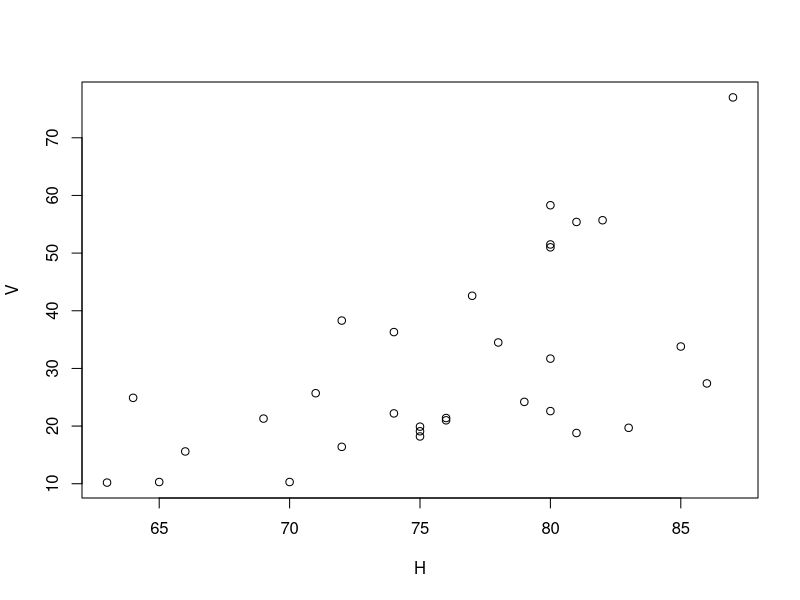
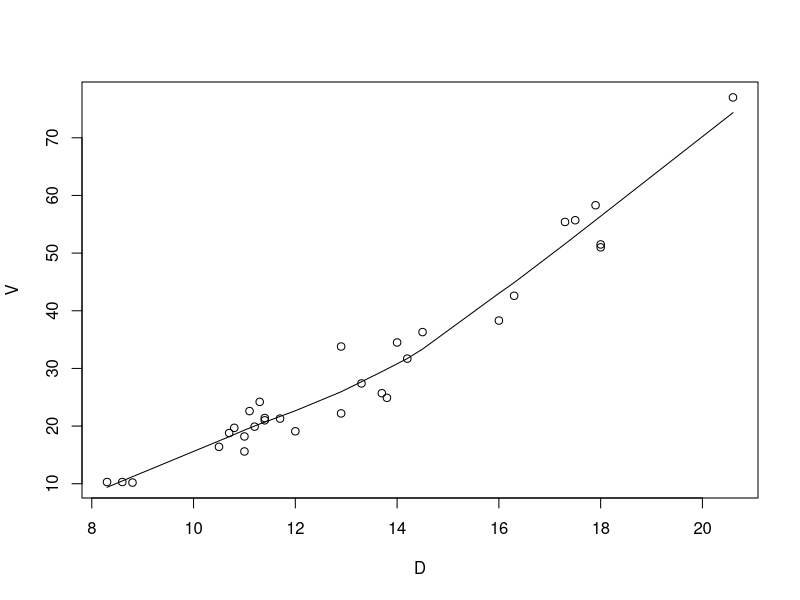
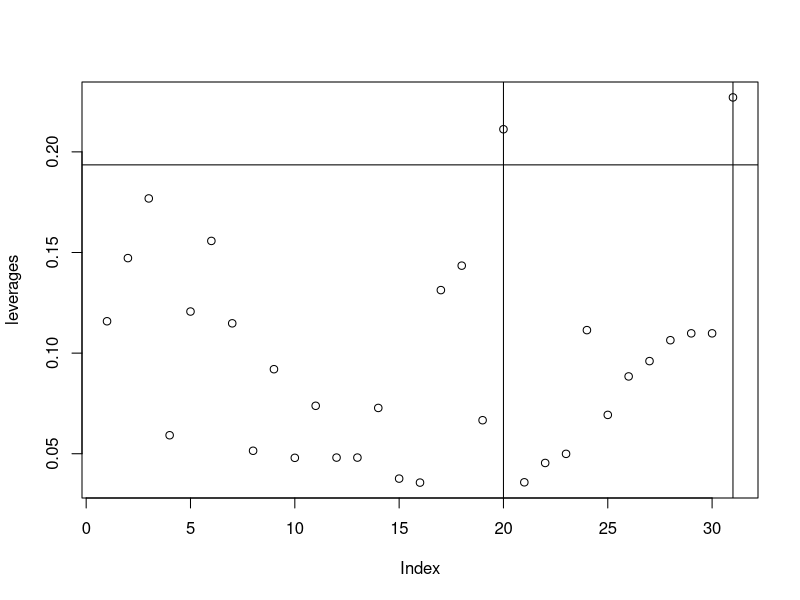
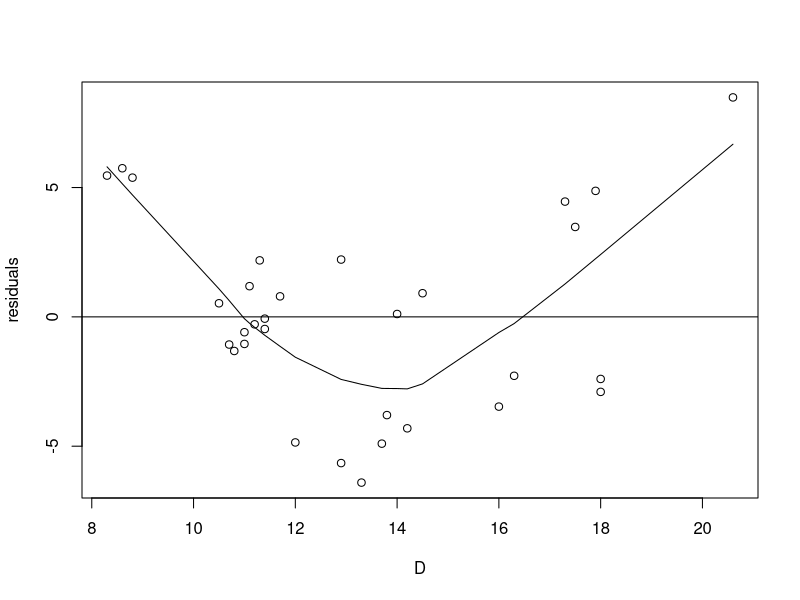
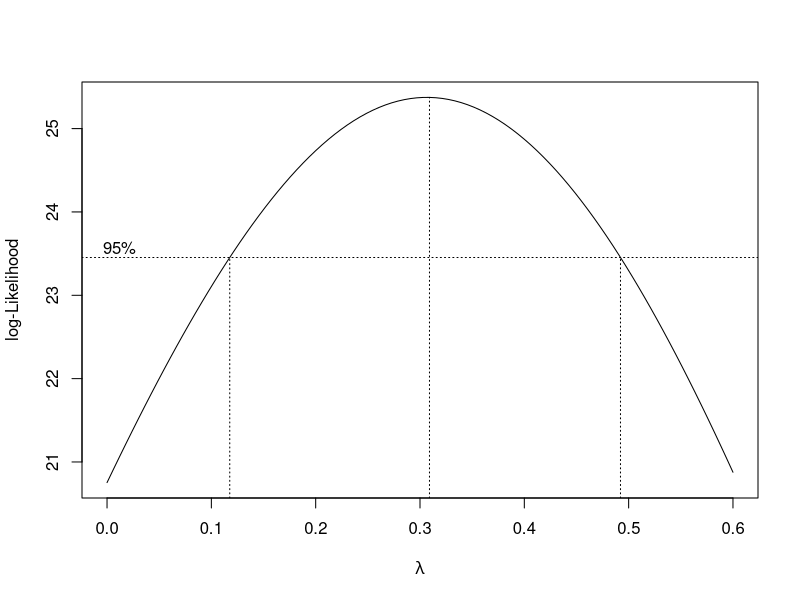
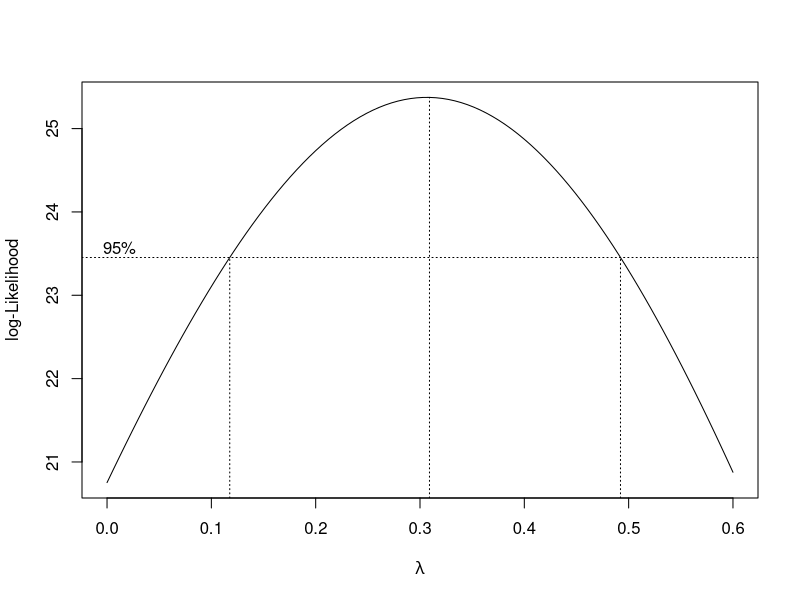
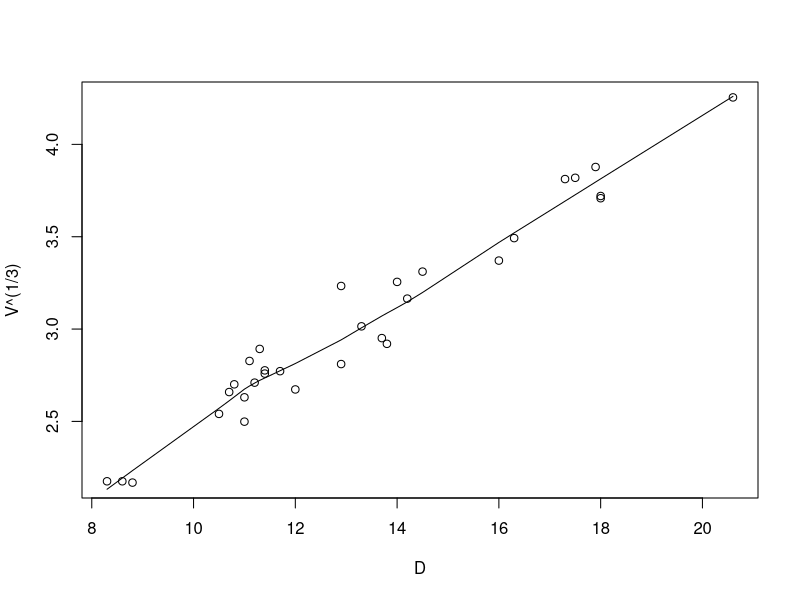
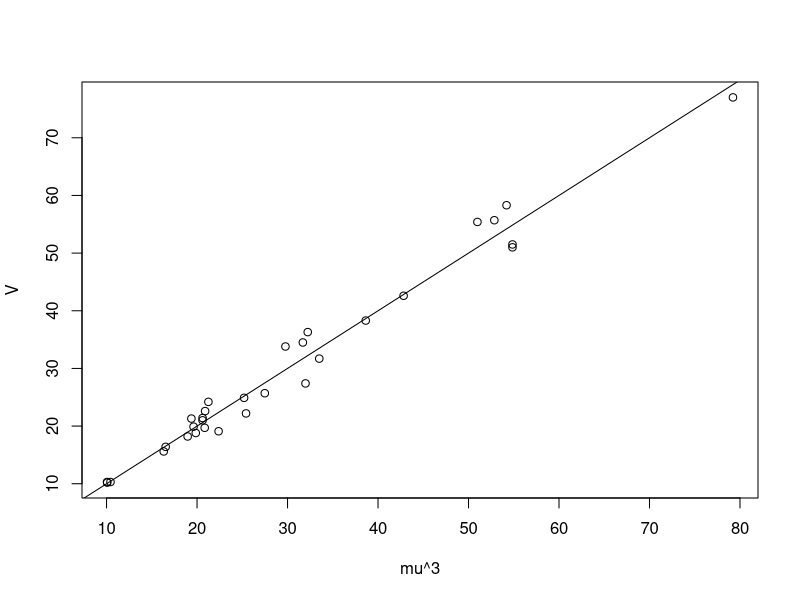

These charts were generated, in order, by the following R code:
trees <- read.table("trees.dat", header=TRUE)
attach(trees)

plot(H, V)
plot(D, V); lines(lowess(D, V)) # Krümmung (falsche Skala?)

# Modell: V ~ H + D
mod <- lm(V ~ H + D)

plot(lm.influence(mod)$hat, ylab = "leverages") # 2 Hebelpunkte

h.crit <- 2*mod$rank/length(V)
lev.points <- (lm.influence(mod)$hat > h.crit)
abline(h.crit, 0); abline(v = c(20, 31))

plot(D, residuals(mod), ylab="residuals"); abline(0, 0)
lines(lowess(D, residuals(mod))) # Senke in der Mitte


# Modell: V(lambda) ~ H + D
library(MASS, help=T)
bc <- boxcox(V ~ D + H, lambda = seq(0.0, 0.6,len = 100))
max(bc$y)  # max = -76.08  near lambda = 1/3
boxcox(V ~ D + H, lambda = seq(0.0, 0.6,len = 18)) # plot it

plot(D, V**(1/3))
lines(lowess(D, V**(1/3))) # Krümmung beseitigt

mod1 <- lm(V**(1/3) ~ H + D)
mu <- fitted(mod1)
s2 <- deviance(mod1)/mod1$df.residual
plot(mu**3, V); abline(0,1)  # Median Modell
plot(mu**3*(1+3*s2/mu**2), mu**3, xlab="mean", ylab="median") # Median/Mean


# Modell: log(V) ~ log(H) + log(D)
plot(log(D),log(V))
lm(log(V) ~ log(D) + log(H)) # ? log(V) or V ?
bc <- boxcox(V ~ log(H) + log(D), lambda = seq(-0.35, 0.25, len = 100))
max(bc$y) # max = -75.05  near lambda = -0.07
boxcox(V ~ log(H) + log(D), lambda = seq(-0.35, 0.25, len = 100))

bc1 <- boxcox(V ~ H + D, lambda = 1/3, plotit=FALSE)
bc1$x  # 1/3
bc1$y  # -76.12

bc2 <- boxcox(V ~ log(H) + log(D), lambda = 0, plotit=FALSE)
bc2$x  # 0
bc2$y  # -75.34
# both models results in similar maxima !
# LRT:
qchisq(0.95,3)


# Modell: log(V) ~ log(H) + log(D) (interpretation of parameters)
summary(lm(log(V) ~ log(D) + log(H)))
# log(D) slope close to 2
# log(H) slope close to 1

# if volume is described by a cylinder: V = D^2*H * pi/4
# if volume is described by a cone:     V = D^2*H * pi/12
# Thus, both models are of the form: log(V) = 2*log(D) + 1*log(H) + const
# with
# (cylinder): c = log(pi/4)
# (cone):     c = log(pi/12)

# in order to interpret the intercept, we have to convert the D scale
# from inches to feet
lm(log(V) ~ log(D/12) + log(H))

mod3 <- lm(log(V) ~ 1 + offset(2*log(D/12) + log(H)))
summary(mod3)

log(pi/4)

log(pi/12)

#========================================================================
# GLM: normal responses, various link functions:
#
# general call of "family = quasi()"
attach(trees)
glm(V ~ D + H, family = quasi(link=power(1/3), variance="constant"))

# setting control variables
glm(V ~ D + H, family = quasi(link=power(1/3), variance="constant"), trace=T, epsilon=1e-8, maxit=15)

# alternative specification
glm(V ~ log(D) + log(H), family = quasi(link=log, variance="constant"))
# or in short
cherry.model <- glm(V ~ log(D/12) + log(H), family = gaussian(link=log))
summary(cherry.model)
